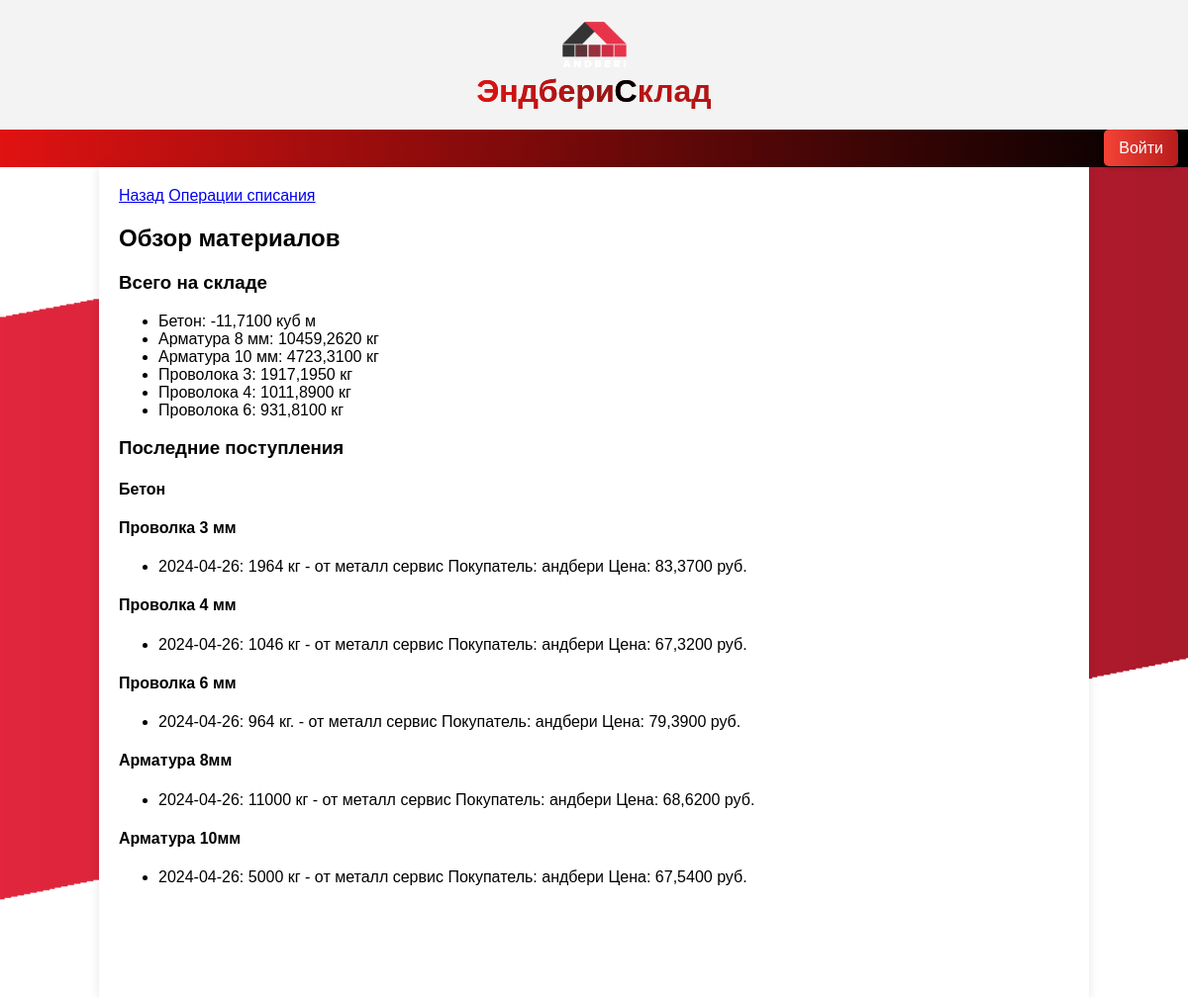
/materials_overview/, run on the app's committed database.
### sklad_app/models.py (models this page shows)
class WirehouseB(models.Model):
    beton = models.DecimalField(max_digits=10, decimal_places=4,blank=True,default=0.0)
    armature = models.DecimalField(max_digits=10, decimal_places=4,blank=True,default=0.0)
    armature10 = models.DecimalField(max_digits=10, decimal_places=4,blank=True,default=0.0)
    wire3 = models.DecimalField(max_digits=10, decimal_places=4,blank=True,default=0.0)
    wire4 = models.DecimalField(max_digits=10, decimal_places=4,blank=True,default=0.0)
    wire6 = models.DecimalField(max_digits=10, decimal_places=4,blank=True,default=0.0)

class Wire(models.Model):
    count=models.IntegerField()
    date = models.DateTimeField(auto_now_add=True)
    company_sell=models.CharField(max_length=200)
    company_buy=models.CharField(max_length=200)
    price=models.DecimalField(max_digits=10, decimal_places=4)

class Wire4(models.Model):
    count=models.IntegerField()
    date = models.DateTimeField(auto_now_add=True)
    company_sell=models.CharField(max_length=200)
    company_buy=models.CharField(max_length=200)
    price=models.DecimalField(max_digits=10, decimal_places=4)

class Wire6(models.Model):
    count=models.IntegerField()
    date = models.DateTimeField(auto_now_add=True)
    company_sell=models.CharField(max_length=200)
    company_buy=models.CharField(max_length=200)
    price=models.DecimalField(max_digits=10, decimal_places=4)

class Armature(models.Model):
    count=models.IntegerField()
    date = models.DateTimeField(auto_now_add=True)
    company_sell=models.CharField(max_length=200)
    company_buy=models.CharField(max_length=200)
    price=models.DecimalField(max_digits=10, decimal_places=4)

class Armature10(models.Model):
    count=models.IntegerField()
    date = models.DateTimeField(auto_now_add=True)
    company_sell=models.CharField(max_length=200)
    company_buy=models.CharField(max_length=200)
    price=models.DecimalField(max_digits=10, decimal_places=4)

### sklad_app/views.py (the view)
# urls.py: path('materials_overview/',materials_overview,name='materials_overview'),
def materials_overview(request):
    last_five_beton = Beton.objects.all().order_by('-date')[:5]
    last_five_wire = Wire.objects.all().order_by('-date')[:5]
    last_five_wire4 = Wire4.objects.all().order_by('-date')[:5]
    last_five_wire6 = Wire6.objects.all().order_by('-date')[:5]
    last_five_armature = Armature.objects.all().order_by('-date')[:5]
    last_five_armature10 = Armature10.objects.all().order_by('-date')[:5]
    wirehouseb = WirehouseB.objects.first()
    context = {
        'last_five_beton': last_five_beton,
        'last_five_wire': last_five_wire,
        'last_five_wire4': last_five_wire4,
        'last_five_wire6': last_five_wire6,
        'last_five_armature': last_five_armature,
        'last_five_armature10': last_five_armature10,
        'wirehouseb': wirehouseb,
    }
    return render(request, 'materials_overview.html', context)

### templates/materials_overview.html (shortened to what this page needs)
{% extends 'index.html' %}
{% block content %}
<a href="/" class="button">Назад</a>
<a href='{% url "latest_deliveries" %}'>Операции списания</a>
<h2>Обзор материалов</h2>
<h3>Всего на складе</h3>
<ul>
    <li>Бетон: {{ wirehouseb.beton }} куб м</li>
    <li>Арматура 8 мм: {{ wirehouseb.armature }} кг</li>
    <li>Арматура 10 мм: {{ wirehouseb.armature10 }} кг</li>
    <li>Проволока 3: {{ wirehouseb.wire3 }} кг</li>
    <li>Проволока 4: {{ wirehouseb.wire4 }} кг</li>
    <li>Проволока 6: {{ wirehouseb.wire6 }} кг</li>
</ul>
<h3>Последние поступления</h3>
<h4>Бетон</h4>
<h4>Проволка 3 мм</h4>
<ul>
    {% for material in last_five_wire %}
        <li>{{ material.date|date:"Y-m-d" }}: {{ material.count }} кг - от {{ material.company_sell }} Покупатель: {{ material.company_buy }} Цена: {{ material.price }} руб.</li>
    {% endfor %}
</ul>
<h4>Проволка 4 мм</h4>
<ul>
    {% for material in last_five_wire4 %}
        <li>{{ material.date|date:"Y-m-d" }}: {{ material.count }} кг - от {{ material.company_sell }} Покупатель: {{ material.company_buy }} Цена: {{ material.price }} руб.</li>
    {% endfor %}
</ul>
<h4>Проволка 6 мм</h4>
<ul>
    {% for material in last_five_wire6 %}
        <li>{{ material.date|date:"Y-m-d" }}: {{ material.count }} кг. - от {{ material.company_sell }} Покупатель: {{ material.company_buy }} Цена: {{ material.price }} руб.</li>
    {% endfor %}
</ul>
<h4>Арматура 8мм</h4>
<ul>
    {% for material in last_five_armature %}
        <li>{{ material.date|date:"Y-m-d" }}: {{ material.count }} кг - от {{ material.company_sell }} Покупатель: {{ material.company_buy }} Цена: {{ material.price }} руб.</li>
    {% endfor %}
</ul>
<h4>Арматура 10мм</h4>
<ul>
    {% for material in last_five_armature10 %}
        <li>{{ material.date|date:"Y-m-d" }}: {{ material.count }} кг - от {{ material.company_sell }} Покупатель: {{ material.company_buy }} Цена: {{ material.price }} руб.</li>
    {% endfor %}
</ul>
{% endblock %}

### data on the page
WirehouseB: beton "-11,7100", armature "10459,2620", armature10 "4723,3100", wire3 "1917,1950", wire4 "1011,8900", wire6 "931,8100"
Wire: date "2024-04-26", count "1964", company_sell "металл сервис", company_buy "андбери", price "83,3700"
Wire4: date "2024-04-26", count "1046", company_sell "металл сервис", company_buy "андбери", price "67,3200"
Wire6: date "2024-04-26", count "964", company_sell "металл сервис", company_buy "андбери", price "79,3900"
Armature: date "2024-04-26", count "11000", company_sell "металл сервис", company_buy "андбери", price "68,6200"
Armature10: date "2024-04-26", count "5000", company_sell "металл сервис", company_buy "андбери", price "67,5400"
